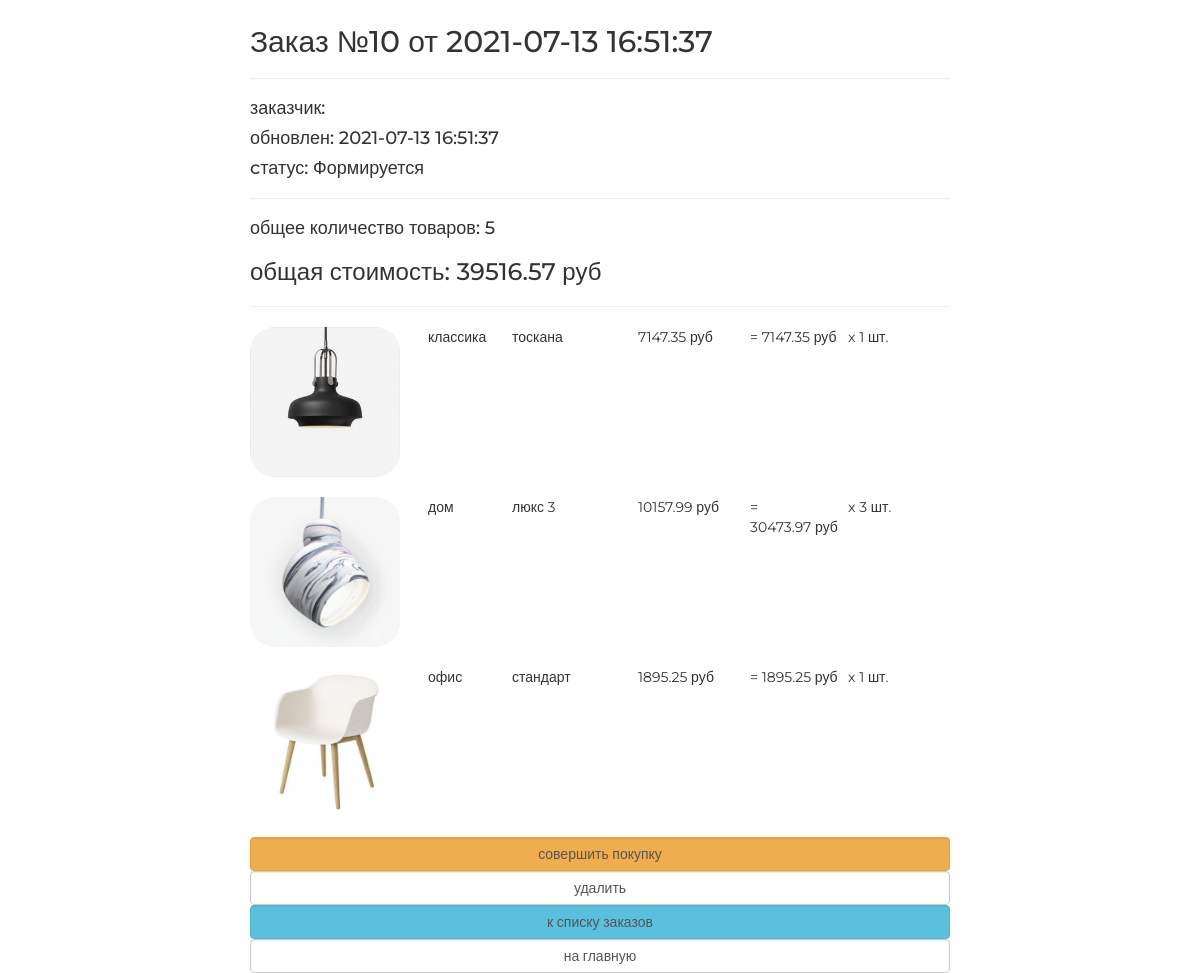
/order/read/10/, run on an earlier commit of the app's database.
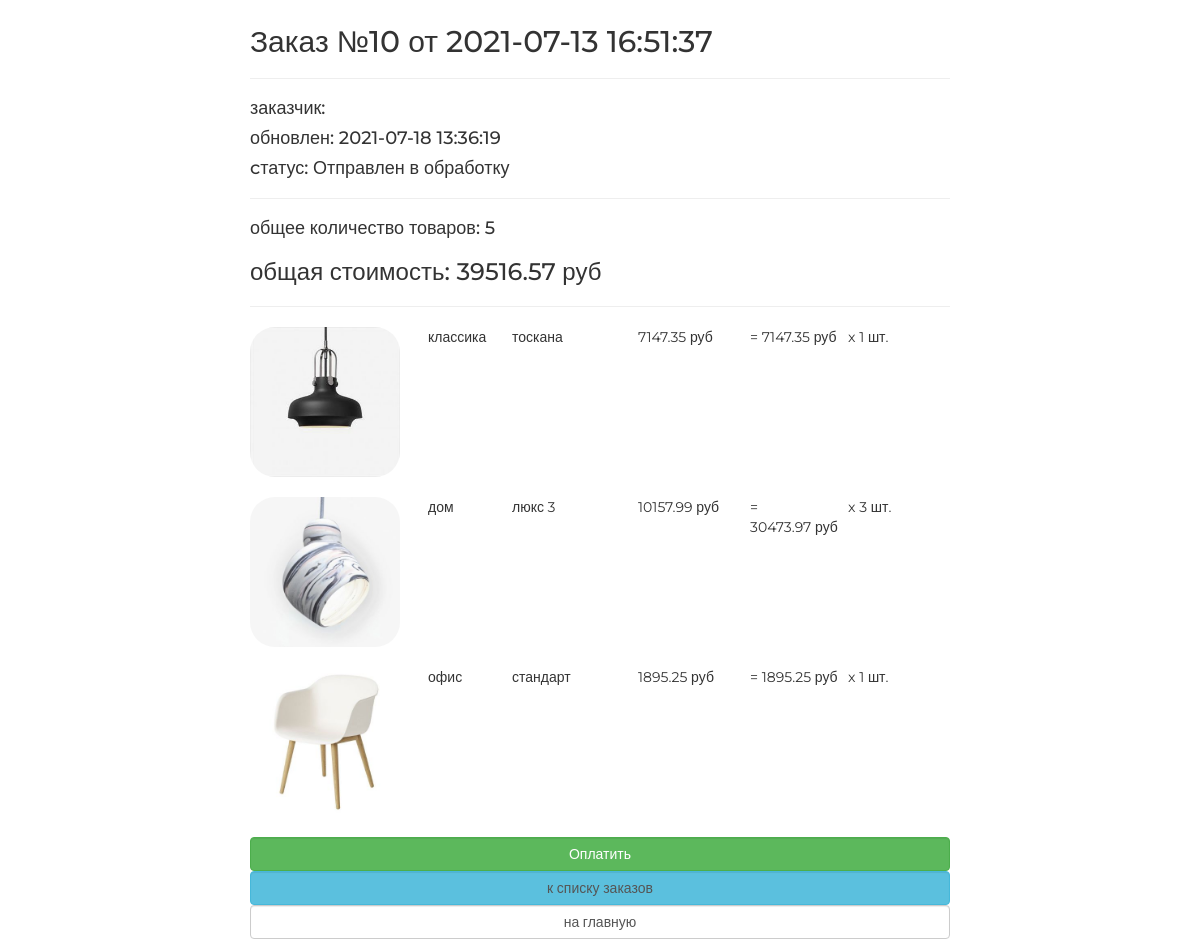
And on a later commit of the database.
### ordersapp/models.py (models this page shows, shortened)
class Order(models.Model):
    FORMING = 'FM'
    SENT_TO_PROCEED = 'STP'
    PROCEEDED = 'PRD'
    PAID = 'PD'
    READY = 'RD'
    CANCEL = 'CNC'
    DELIVERED = 'DVD'
    STATUSES = (
        (FORMING, 'Формируется'),
        (SENT_TO_PROCEED, 'Отправлен в обработку'),
        (PROCEEDED, 'Обработан'),
        (PAID, 'Оплачен'),
        (READY, 'Готов к выдаче'),
        (CANCEL, 'Отменен'),
        (DELIVERED, 'Выдан'),
    )
    user = models.ForeignKey(settings.AUTH_USER_MODEL, on_delete=models.CASCADE)
    created = models.DateTimeField(auto_now_add=True, verbose_name='Создан')
    updated = models.DateTimeField(auto_now=True, verbose_name='Обновлен')
    is_active = models.BooleanField(default=True)
    status = models.CharField(choices=STATUSES, default=FORMING, verbose_name="Cтатус", max_length=3)
    def get_total_cost(self):
        _items = self.orderitems.select_related()
        _totalcost = sum(list(map(lambda x: x.get_product_cost(), _items)))
        return _totalcost
    def get_summary(self):
        items = self.orderitems.select_related()
        return {
            'total_cost': sum(list(map(lambda x: x.quantity * x.product.price, items))),
            'total_quantity': sum(list(map(lambda x: x.quantity, items)))
        }

class OrderItem(models.Model):
    order = models.ForeignKey(Order, on_delete=models.CASCADE, related_name='orderitems')
    product = models.ForeignKey(Product, on_delete=models.CASCADE, verbose_name='Продукт')
    quantity = models.PositiveSmallIntegerField(default=0, verbose_name='Количество')
    def get_product_cost(self):
        return self.product.price * self.quantity

### mainapp/models.py (models this page shows, shortened)
class Product(models.Model):
    category = models.ForeignKey(ProductCategory, on_delete=models.CASCADE)
    name = models.CharField(verbose_name='имя продукта', max_length=128)
    image = models.ImageField(upload_to='products_images', blank=True)
    short_desc = models.CharField(verbose_name='краткое описание продукта', max_length=60, blank=True)
    description = models.TextField(verbose_name='описание продукта', blank=True)
    price = models.DecimalField(verbose_name='цена продукта', max_digits=8, decimal_places=2, default=0)
    quantity = models.PositiveIntegerField(verbose_name='количество на складе', default=0)
    is_active = models.BooleanField(verbose_name='категория активна', default=True, db_index=True)

class ProductCategory(models.Model):
    name = models.CharField(verbose_name='название категории', max_length=64, unique=True)
    description = models.TextField(verbose_name='описание категории', blank=True)
    is_active = models.BooleanField(verbose_name='категория активна', default=True)

### ordersapp/views.py (the view)
# urls.py: path('read/<pk>/', ordersapp.OrderRead.as_view(), name='read'),
class OrderRead(DetailView):
    model = Order

### adminapp/templatetags/my_tags.py (called while the page is built)
def media_folder_products(string):
    if not string:
        string = 'products_images/default.jpg'
    new_string = "{}{}".format(URL_PREFIX, string)
    return new_string

### mainapp/context_processors.py (called while the page is built)
def basket(request):
    print(f'context processor basket works')
    basket = []
    if request.user.is_authenticated:
        basket = Basket.objects.filter(user=request.user)
    return {
        'basket': basket,
    }

### ordersapp/templates/ordersapp/order_detail.html
{% extends "ordersapp/base.html" %}
{% load static %}
{% load my_tags %}
{% block content %}
   {% include 'ordersapp/includes/inc_order_summary.html' %}
   <div class="basket_list">
       {% for item in object.orderitems.select_related %}
           <div class="basket_record">
               <img src="{{ item.product.image|media_folder_products }}"
                    alt="{{ item.product.short_desc }}">
               <span class="category_name">
                   {{ item.product.category.name }}
               </span>
               <span class="product_name">{{ item.product.name }}</span>
               <span class="product_price">
                   {{ item.product.price }}&nbspруб
               </span>
               <span class="product_quantitiy">
                   x {{ item.quantity }} шт.
               </span>
               <span class="product_cost">
                    = {{ item.get_product_cost }}&nbspруб
               </span>
           </div>
       {% endfor %}
   </div>
   {% include 'ordersapp/includes/inc_order_actions.html' %}
{% endblock %}

### ordersapp/templates/ordersapp/base.html (shortened to what this page needs)
<!DOCTYPE html>
{% load static %}
<html>
<head>
    {% block css %}
        <link rel="stylesheet" type="text/css" href="{% static 'css/bootstrap.min.css' %}">
        <link rel="stylesheet" type="text/css" href="{% static 'css/style.css' %}">
        <link rel="stylesheet" href="{% static 'fonts/font-awesome/css/font-awesome.css' %}">
    {% endblock %}
</head>
<body>
	<div class="basket_container">
        {% block content %}
        {% endblock %}
	</div>
</body>
</html>

### ordersapp/templates/ordersapp/includes/inc_order_summary.html (shortened to what this page needs)
{% if object %}
   <div class="h2">Заказ №{{ object.pk }} от {{ object.created|date:"Y-m-d H:i:s" }}</div>
   <hr>
   <div class="h4">заказчик: {{ user.last_name }} {{ user.first_name }} </div>
   <div class="h4">обновлен: {{ object.updated|date:"Y-m-d H:i:s" }}</div>
   <div class="h4">cтатус: {{ object.get_status_display }}</div>
   <hr>
    {% with object_summary=object.get_summary %}
       <div class="h4">
           общее количество товаров: <span class="order_total_quantity">{{ object_summary.total_quantity }}</span>
       </div>
       <div class="h3">
           общая стоимость: <span class="order_total_cost">{{ object_summary.total_cost }}</span> руб
       </div>
    {% endwith %}
{% endif %}
<hr>

### ordersapp/templates/ordersapp/includes/inc_order_actions.html (shortened to what this page needs)
{% if object.status == 'FM' %}
   <button class="btn btn-warning btn-round form-control last">
       <a href="{% url 'order:forming_complete' object.pk %}">
           совершить покупку
       </a>
   </button>
   <button class="btn btn-default btn-round form-control last">
       <a href="{% url 'order:delete' object.pk %}">удалить</a>
   </button>
{% endif %}
{% if object.status == 'STP' %}
    <form name="payment" method="post" action="https://sci.interkassa.com/" accept-charset="UTF-8">
        <button class="btn btn-success form-control last" type="submit" value="Pay">Оплатить</button>
    </form>
{% endif %}
<button class="btn btn-info btn-round form-control last">
   <a href="{% url 'order:list' %}">
       к списку заказов
   </a>
</button>
<button class="btn btn-default btn-round form-control last">
   <a href="{% url 'main' %}">на главную</a>
</button>

### static/css/style.css (style rules this page uses)
* { margin: 0; padding: 0; }
body { font-family: 'Montserrat', sans-serif; }
html, body { height: 100%; }
.basket_container { margin: 25px auto; width: 700px; }
.basket_list span.category_name { margin-left: 2em; width: 5em; position: relative; display: block; float: left; }
.basket_list span.product_name { margin-left: 1em; width: 8em; position: relative; display: block; float: left; }
.basket_list span.product_price { margin-left: 1em; width: 7em; position: relative; display: block; float: left; }
.basket_list span.product_cost { margin-left: 1em; width: 7em; position: relative; display: block; float: left; }
.basket_list .basket_record { position: relative; display: block; height: 170px; float: none; }
.basket_container button a { text-decoration: none; color: #555; }
.basket_container img { display: block; float: left; width: 150px; border-radius: 25px; }

What changed in the data, as far as the page shows it:
changed Order id 10: updated "2021-07-13 16:51:37" → "2021-07-18 13:36:19"; status "Формируется" → "Отправлен в обработку"
Also different on the page:
text no longer shown: "совершить покупку удалить"
text now shown: "Оплатить"
